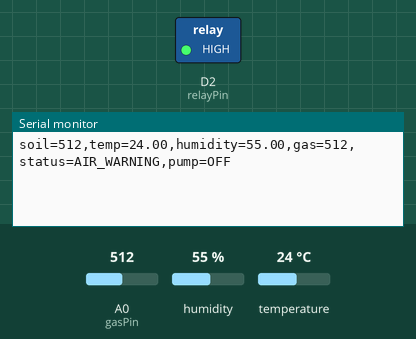
Simulated run of this sketch. Board: ESP8266 (NodeMCU). Parts: switched loads named in the sketch (green lamp = pin HIGH), the last lines printed to the serial monitor. Inputs (shaded band) come from the test bench; at power-on: A0 (gasPin) = 512, temperature 24 °C, humidity 55 %.

Above: at 4.2 s.
4.3 s: A0 (gasPin) set to 415
At 5.6 s:
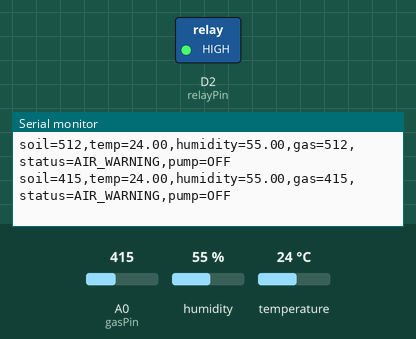
5.8 s: A0 (gasPin) set to 390
At 8.0 s:
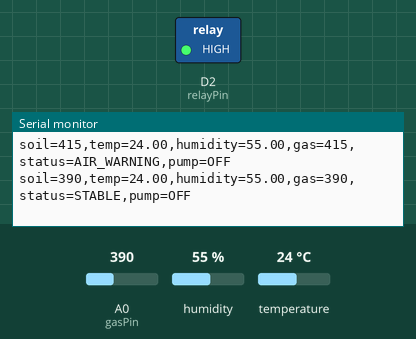
10.5 s: temperature set to 34.2 °C
At 11.7 s:
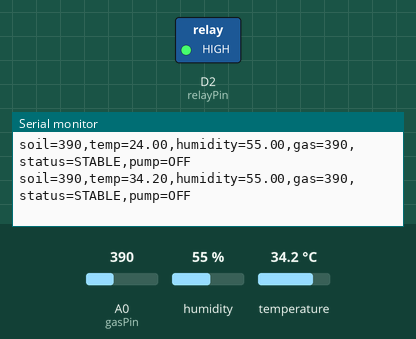
12.0 s: temperature set to 35.4 °C
At 13.5 s:
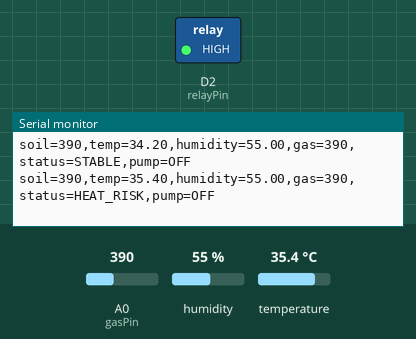

The sketch:

greenhouse_controller.ino
```cpp
#include <DHT.h>

#define DHTPIN 10
#define DHTTYPE DHT22

DHT dht(DHTPIN, DHTTYPE);

const int gasPin = A0;
const int soilPin = D4;
const int relayPin = D2;

int dryThreshold = 3890;  // ~30% moisture (calibrated: dry=4095, wet=3414)
int gasWarningThreshold = 400;
float heatThreshold = 35.0;

void setup() {
  Serial.begin(9600);
  delay(3000);

  pinMode(relayPin, OUTPUT);
  digitalWrite(relayPin, HIGH); // relay OFF

  dht.begin();
}

void loop() {
  float temp = dht.readTemperature();
  float humidity = dht.readHumidity();

  int gasValue = analogRead(gasPin);
  int soilValue = analogRead(soilPin);

  String status = "STABLE";
  String pumpStatus = "OFF";

  if (isnan(temp) || isnan(humidity)) {
    status = "DHT_ERROR";
  }

  if (soilValue > dryThreshold) {
    digitalWrite(relayPin, LOW);   // pump ON
    pumpStatus = "ON";
    status = "DRY_SOIL";
  } else {
    digitalWrite(relayPin, HIGH);  // pump OFF
  }

  if (!isnan(temp) && temp >= heatThreshold) {
    status = "HEAT_RISK";
  }

  if (gasValue >= gasWarningThreshold) {
    status = "AIR_WARNING";
  }

  Serial.print("soil=");
  Serial.print(soilValue);

  Serial.print(",temp=");
  Serial.print(temp);

  Serial.print(",humidity=");
  Serial.print(humidity);

  Serial.print(",gas=");
  Serial.print(gasValue);

  Serial.print(",status=");
  Serial.print(status);

  Serial.print(",pump=");
  Serial.println(pumpStatus);

  delay(2000);}
```

Measured:
- the behaviour switches between 400 and 399 on A0 (gasPin) (found by bisection; images 1 and 2)
- the behaviour switches between 34.9 and 35 °C on temperature (found by bisection; images 3 and 4)
- after the input at 4.3 s, the serial monitor: prints a new line after 0.72 s (image 1)
- after the input at 5.8 s, the serial monitor: prints a new line after 1.2 s (image 2)
- after the input at 10.5 s, the serial monitor: prints a new line after 0.55 s (image 3)
- after the input at 12.0 s, the serial monitor: prints a new line after 1.1 s (image 4)
